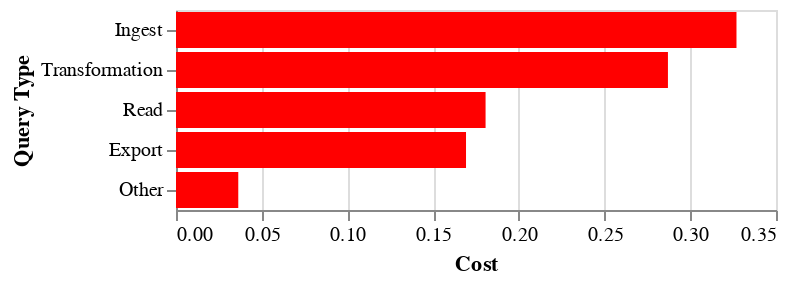

The code cell stored with this chart in its notebook:
### Code cell
redshift_costs = duckdb.query(
"""
select 
    case when query_type in ('insert', 'copy', 'delete', 'update') then 'Ingest'
         when query_type in ('ctas') then 'Transformation'
         when query_type in ('select') then 'Read'
         when query_type in ('unload') then 'Export'
         when query_type in ('analyze', 'vacuum', 'other') then 'Other'
         else error(query_type) end as "Query Type",
    sum(execution_duration_ms * cluster_size) as "Cost"
from 'redset/provisioned/parts/*.parquet'
where cluster_size is not null
group by all
"""
).df()
redshift_costs['Cost'] = redshift_costs['Cost'] / redshift_costs['Cost'].sum()

alt.Chart(redshift_costs).mark_bar(color='red').encode(
    x='Cost', 
    y=alt.Y('Query Type', sort=["Ingest", "Transformation", "Read", "Export", "Other"])
)

### Figure 1 — Vega-Lite specification as saved in the notebook (floating-point values rounded to 4 significant figures)
{"config": {"view": {"continuousWidth": 300, "continuousHeight": 300}}, "data": {"name": "data-2f944770e0820b4e4c32decdd25fe90a"}, "mark": {"type": "bar", "color": "red"}, "encoding": {"x": {"field": "Cost", "type": "quantitative"}, "y": {"field": "Query Type", "sort": ["Ingest", "Transformation", "Read", "Export", "Other"], "type": "nominal"}}, "$schema": "https://vega.github.io/schema/vega-lite/v5.17.0.json", "datasets": {"data-2f944770e0820b4e4c32decdd25fe90a": [{"Query Type": "Export", "Cost": 0.1692}, {"Query Type": "Other", "Cost": 0.03633}, {"Query Type": "Read", "Cost": 0.1806}, {"Query Type": "Transformation", "Cost": 0.287}, {"Query Type": "Ingest", "Cost": 0.3269}]}}
